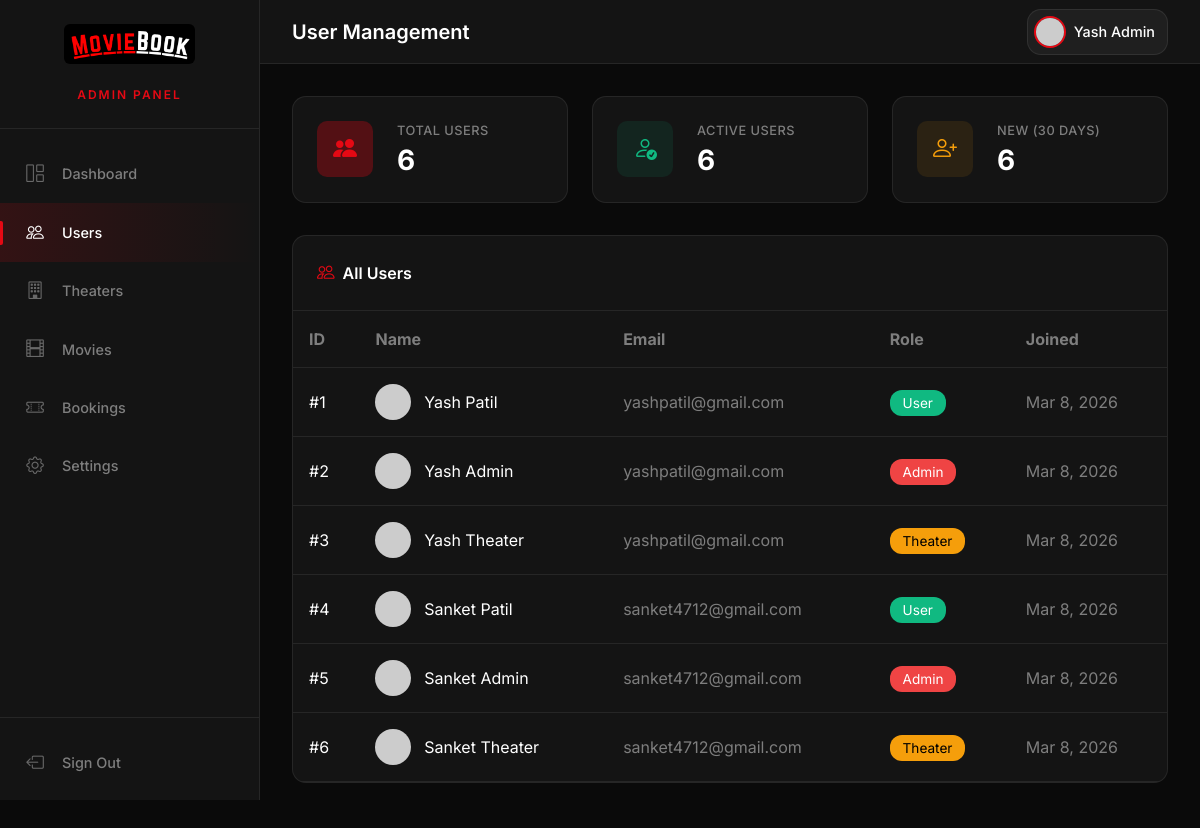
The app's page /Admin/users.php (signed in) with its own data.
### tables this page shows
CREATE TABLE IF NOT EXISTS users (
    id INT PRIMARY KEY AUTO_INCREMENT,
    name VARCHAR(100) NOT NULL,
    email VARCHAR(255) NOT NULL,
    phone VARCHAR(20),
    password VARCHAR(255) NOT NULL,
    role ENUM('user', 'admin', 'theater') DEFAULT 'user',
    profile_pic VARCHAR(255) DEFAULT NULL,
    bio TEXT,
    created_at TIMESTAMP DEFAULT CURRENT_TIMESTAMP,
    updated_at TIMESTAMP DEFAULT CURRENT_TIMESTAMP ON UPDATE CURRENT_TIMESTAMP
);

### Admin/users.php (the view, shortened to what this page needs)
<?php
require_once '../includes/db.php';
$totalUsers = 0;
$activeUsers = 0;
$newUsers30d = 0;
$users = [];
if ($pdo) {
    try {
        $totalUsers = (int)($pdo->query("SELECT COUNT(*) FROM users")->fetchColumn() ?: 0);
        $activeUsers = $totalUsers;
        $stmt = $pdo->query("SELECT COUNT(*) FROM users WHERE created_at >= DATE_SUB(NOW(), INTERVAL 30 DAY)");
        $newUsers30d = (int)($stmt->fetchColumn() ?: 0);
        $page = max(1, (int)($_GET['page'] ?? 1));
        $perPage = 20;
        $offset = ($page - 1) * $perPage;
        $stmt = $pdo->prepare("
            SELECT id, name, email, role, created_at
            FROM users
            ORDER BY created_at DESC
            LIMIT ? OFFSET ?
        ");
        $stmt->execute([$perPage, $offset]);
        $users = $stmt->fetchAll(PDO::FETCH_ASSOC);
    } catch (PDOException $e) {
        error_log("Admin users error: " . $e->getMessage());
    }
}
?>
<!DOCTYPE html>
<html lang="en">
<head>
    <link rel="stylesheet" href="../assets/css/admin.css">
    <link rel="stylesheet" href="https://cdn.jsdelivr.net/npm/bootstrap-icons@1.11.3/font/bootstrap-icons.min.css">
</head>
<body>
    <div class="admin-container">
        <aside class="admin-sidebar">
            <div class="sidebar-header">
                <img src="../logo.png" alt="MOVIEBOOK" class="admin-logo">
                <h2>Admin Panel</h2>
            </div>
            <nav class="sidebar-nav">
                <a href="dashboard.php" class="nav-link">
                    <i class="bi bi-grid-1x2"></i>
                    <span>Dashboard</span>
                </a>
                <a href="users.php" class="nav-link active">
                    <i class="bi bi-people"></i>
                    <span>Users</span>
                </a>
                <a href="theaters.php" class="nav-link">
                    <i class="bi bi-building"></i>
                    <span>Theaters</span>
                </a>
                <a href="movies.php" class="nav-link">
                    <i class="bi bi-film"></i>
                    <span>Movies</span>
                </a>
                <a href="bookings.php" class="nav-link">
                    <i class="bi bi-ticket-perforated"></i>
                    <span>Bookings</span>
                </a>
                <a href="settings.php" class="nav-link">
                    <i class="bi bi-gear"></i>
                    <span>Settings</span>
                </a>
            </nav>
            <div class="sidebar-footer">
                <a href="../auth/logout.php" class="nav-link logout">
                    <i class="bi bi-box-arrow-left"></i>
                    <span>Sign Out</span>
                </a>
            </div>
        </aside>
        <main class="admin-main">
            <header class="admin-topbar">
                <div class="topbar-left">
                    <h1>User Management</h1>
                </div>
                <div class="topbar-right">
                    <div class="admin-profile">
                        <img src="https://ui-avatars.com/api/?name=Admin&size=40&background=e50914&color=fff" alt="Admin">
                        <span><?= htmlspecialchars($_SESSION['user_name'] ?? 'Admin') ?></span>
                    </div>
                </div>
            </header>
            <div class="dashboard-content">
                <section class="stats-section">
                    <div class="stat-card primary">
                        <div class="stat-icon"><i class="bi bi-people-fill"></i></div>
                        <div class="stat-info">
                            <h3>Total Users</h3>
                            <p class="stat-number"><?= number_format($totalUsers) ?></p>
                        </div>
                    </div>
                    <div class="stat-card success">
                        <div class="stat-icon"><i class="bi bi-person-check"></i></div>
                        <div class="stat-info">
                            <h3>Active Users</h3>
                            <p class="stat-number"><?= number_format($activeUsers) ?></p>
                        </div>
                    </div>
                    <div class="stat-card warning">
                        <div class="stat-icon"><i class="bi bi-person-plus"></i></div>
                        <div class="stat-info">
                            <h3>New (30 days)</h3>
                            <p class="stat-number"><?= number_format($newUsers30d) ?></p>
                        </div>
                    </div>
                </section>
                <section class="section-card">
                    <div class="card-header">
                        <h2><i class="bi bi-people"></i> All Users</h2>
                    </div>
                    <?php if (empty($users)): ?>
                    <div class="card-body" style="text-align: center; padding: 48px;">
                        <i class="bi bi-people" style="font-size: 3rem; color: var(--admin-text-muted); margin-bottom: 16px; display: block;"></i>
                        <h3>No Users Yet</h3>
                        <p style="color: var(--admin-text-muted);">Users will appear here once they register.</p>
                    </div>
                    <?php else: ?>
                    <div style="overflow-x: auto;">
                        <table style="width: 100%; border-collapse: collapse;">
                            <thead>
                                <tr style="border-bottom: 1px solid var(--admin-border);">
                                    <th style="padding: 1rem; text-align: left; color: var(--admin-text-muted);">ID</th>
                                    <th style="padding: 1rem; text-align: left; color: var(--admin-text-muted);">Name</th>
                                    <th style="padding: 1rem; text-align: left; color: var(--admin-text-muted);">Email</th>
                                    <th style="padding: 1rem; text-align: left; color: var(--admin-text-muted);">Role</th>
                                    <th style="padding: 1rem; text-align: left; color: var(--admin-text-muted);">Joined</th>
                                </tr>
                            </thead>
                            <tbody>
                                <?php foreach ($users as $u): ?>
                                <tr style="border-bottom: 1px solid var(--admin-border);">
                                    <td style="padding: 1rem;">#<?= $u['id'] ?></td>
                                    <td style="padding: 1rem;">
                                        <div style="display: flex; align-items: center; gap: 0.8rem;">
                                            <img src="https://ui-avatars.com/api/?name=<?= urlencode($u['name']) ?>&size=36&background=e50914&color=fff" style="border-radius: 50%; width: 36px; height: 36px;">
                                            <span><?= htmlspecialchars($u['name']) ?></span>
                                        </div>
                                    </td>
                                    <td style="padding: 1rem; color: var(--admin-text-muted);"><?= htmlspecialchars($u['email']) ?></td>
                                    <td style="padding: 1rem;">
                                        <span style="background: <?= $u['role'] === 'admin' ? 'var(--admin-danger)' : ($u['role'] === 'theater' ? 'var(--admin-warning)' : 'var(--admin-success)') ?>; padding: 0.3rem 0.8rem; border-radius: 12px; font-size: 0.85rem; <?= $u['role'] === 'theater' ? 'color: #000;' : '' ?>">
                                            <?= ucfirst($u['role']) ?>
                                        </span>
                                    </td>
                                    <td style="padding: 1rem; color: var(--admin-text-muted);">
                                        <?= date('M j, Y', strtotime($u['created_at'])) ?>
                                    </td>
                                </tr>
                                <?php endforeach; ?>
                            </tbody>
                        </table>
                    </div>
                    <?php endif; ?>
                </section>
            </div>
        </main>
    </div>
</body>
</html>

### records on screen
users: id "1", name "Yash Patil", email "yashpatil@gmail.com", role "User", created_at "Mar 8, 2026"
users: id "2", name "Yash Admin", email "yashpatil@gmail.com", role "Admin", created_at "Mar 8, 2026"
users: id "3", name "Yash Theater", email "yashpatil@gmail.com", role "Theater", created_at "Mar 8, 2026"
users: id "4", name "Sanket Patil", email "sanket4712@gmail.com", role "User", created_at "Mar 8, 2026"
users: id "5", name "Sanket Admin", email "sanket4712@gmail.com", role "Admin", created_at "Mar 8, 2026"
users: id "6", name "Sanket Theater", email "sanket4712@gmail.com", role "Theater", created_at "Mar 8, 2026"

### other values on screen
$_SESSION['user_name'] "Yash Admin"
$totalUsers "6"
$activeUsers "6"
$newUsers30d "6"
